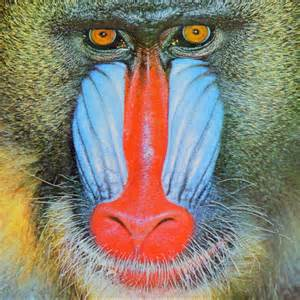
#> input picture hw1/image1.jpg, 300 x 300 px
$ jupyter execute hw0.ipynb   (shell and % lines are left out)
#> lines starting #> are read from the running program, lines starting #| are printed output that depends on the picture
# Домашнее задание 0
В этом домашнем задании мы рассмотрим основы линейной алгебры, NumPy и обработку изображений с использованием Python.

Одна из целей этого домашнего задания — научиться уверенно находить и использовать полезные библиотечные функции.
Если не указано специально, то в коде в ответах на вопросы можно эффективные известные методы, а не писать их реализацию самостоятельно.

# Введение

[cell 1]
# Imports the print function from newer versions of python
from __future__ import print_function

import random
import numpy as np
import time
from PIL import Image

from skimage import color, io

import matplotlib.pyplot as plt
# This code is to make matplotlib figures appear inline in the
# notebook rather than in a new window.
plt.rcParams['figure.figsize'] = (10.0, 8.0) # set default size of plots
plt.rcParams['image.interpolation'] = 'nearest'
plt.rcParams['image.cmap'] = 'gray'

# Вопрос 1: Линейная алгебра и NumPy

## Вопрос 1.1
Задайте указанные массивы, используя numpy. Массив $M$ как $(4, 3)$, $a$ как $(1, 3)$ вектор строку и $b$ как $(3, 1)$ вектор-столбец:

$$M = \begin{bmatrix}
1 & 2 & 3 \\
4 & 5 & 6 \\
7 & 8 & 9 \\
10 & 11 & 12 \end{bmatrix}
$$

$$a = \begin{bmatrix}
1 & 1 & 0
\end{bmatrix}
$$

$$b = \begin{bmatrix}
-1 \\ 2 \\ 5
\end{bmatrix}
$$

[cell 2]
### YOUR CODE HERE
M = np.array([[1,2,3], [4,5,6], [7,8,9], [10,11,12]])
a = np.array([[1,1,0]])
b = np.array([[-1],[2],[5]])
### END CODE HERE
print("M = \n", M)
print("The size of M is: ", M.shape)
print()
print("a = ", a)
print("The size of a is: ", a.shape)
print()
print("b = ", b)
print("The size of b is: ", b.shape)

## Вопрос 1.2
Реализуйте `dot_product()` метод для вычисления $a^Tb$. Можно обратиться к `np.dot()`

[cell 3]
def dot_product(a, b):
    """Implement dot product between the two vectors: a and b.

    Args:
        a: numpy array of shape (x, n)
        b: numpy array of shape (n, x)

    Returns:
        out: numpy array of shape (x, x) (scalar if x = 1)
    """
    out = None
    ### YOUR CODE HERE

    out = np.dot(a=a,b=b)
    # out = a@b the same
    ### END YOUR CODE
    return out

[cell 4]
# Ответ должен быть [[1]].
aDotB = dot_product(a, b)
print(aDotB)

print("The size is: ", aDotB.shape)

## Вопрос 1.3
Реализуйте метод `complicated_matrix_function()` и используйте его для вычисления $(ab)Ma^T$

ВАЖНО: Метод `complicated_matrix_function()` ожидает, что все входные данные будут двумерными массивами numpy, а не одномерными массивами. Это важное различие, поскольку двумерные массивы можно транспонировать, а одномерные — нет.

Для транспонирования двумерного массива можно использовать синтаксис `array.T`

[cell 5]
def complicated_matrix_function(M, a, b):
    """Implement (a * b) * (M * a.T).

    (optional): Use the `dot_product(a, b)` function you wrote above
    as a helper function.

    Args:
        M: numpy matrix of shape (x, n).
        a: numpy array of shape (1, n).
        b: numpy array of shape (n, 1).

    Returns:
        out: numpy matrix of shape (x, 1).
    """
    out = None
    ### YOUR CODE HERE
    # out = np.dot(a,b) * np.dot(M,a.T) the same
    out =(a@b)*(M@a.T)
    ### END YOUR CODE

    return out

[cell 6]
# Ожидаемый ответ $[[3], [9], [15], [21]]$,  shape(4, 1).
ans = complicated_matrix_function(M, a, b)
print(ans)
print()
print("The size is: ", ans.shape)

[cell 7]
M_2 = np.array(range(4)).reshape((2,2))
a_2 = np.array([[1,1]])
b_2 = np.array([[10, 10]]).T
print(M_2.shape)
print(a_2.shape)
print(b_2.shape)
print()

# Ожидаемый ответ $[[20], [100]]$, shape(2, 1).
ans = complicated_matrix_function(M_2, a_2, b_2)
print(ans)
print()
print("The size is: ", ans.shape)

## Вопрос 1.4

Реализуйте методы `eigen_decomp()` и `get_eigen_values_and_vectors()`. В этом методе выполните разложение на собственные значения следующей матрицы и верните k наибольших собственных значений и соответствующие собственные векторы (k указывается в вызовах методов ниже).

$$M = \begin{bmatrix}
1 & 2 & 3 \\
4 & 5 & 6 \\
7 & 8 & 9 \end{bmatrix}
$$

### Для информации
Разложение на собственные значения имеет конкретное практическое применение. Например, в машинном обучении для уменьшения размерности датасетов, анализа признаков и корреляций. Подробнее можно посмотреть метод PCA, SVD, и другие

[cell 8]
def eigen_decomp(M):
    """Implement eigenvalue decomposition.

    (optional): You might find the `np.linalg.eig` function useful.

    Args:
        matrix: numpy matrix of shape (m, m)

    Returns:
        w: numpy array of shape (m,) such that the column v[:,i] is the eigenvector corresponding to the eigenvalue w[i].
        v: Matrix where every column is an eigenvector.
    """
    w = None
    v = None
    ### YOUR CODE HERE
    w,v = np.linalg.eig(M)

    ### END YOUR CODE
    return w, v

[cell 9]
def get_eigen_values_and_vectors(M, k):
    """Return top k eigenvalues and eigenvectors of matrix M. By top k
    here we mean the eigenvalues with the top ABSOLUTE values (lookup
    np.argsort for a hint on how to do so.)

    (optional): Use the `eigen_decomp(M)` function you wrote above
    as a helper function

    Args:
        M: numpy matrix of shape (m, m).
        k: number of eigen values and respective vectors to return.

    Returns:
        eigenvalues: list of length k containing the top k eigenvalues
        eigenvectors: list of length k containing the top k eigenvectors
            of shape (m,)
    """
    eigenvalues = []
    eigenvectors = []
    ### YOUR CODE HERE
    w,v = eigen_decomp(M)
    ind_w_sorted = np.argsort(w)[::-1]
    eigenvalues = w[ind_w_sorted[:k]]

    eigenvectors = [v[:, i] for i in ind_w_sorted[:k]]
    ### END YOUR CODE
    return eigenvalues, eigenvectors

[cell 10]
# Let's define M.
M = np.array([[1,2,3],[4,5,6],[7,8,9]])

# Now let's grab the first eigenvalue and first eigenvector.
# You should get back a single eigenvalue and a single eigenvector.
val, vec = get_eigen_values_and_vectors(M[:,:3], 1)
print("First eigenvalue =", val[0])
print()
print("First eigenvector =", vec[0])
print()
assert len(vec) == 1

# Now, let's get the first two eigenvalues and eigenvectors.
# You should get back a list of two eigenvalues and a list of two eigenvector arrays.
val, vec = get_eigen_values_and_vectors(M[:,:3], 2)
print("Eigenvalues =", val)
print()
print("Eigenvectors =", vec)
assert len(vec) == 2

## Вопрос 1.5

В завершение данного раздела давайте реализуем вспомогательную функцию для вычисления евклидова расстояния между двумя n-мерными точками.

В двумерном случае вычисление евклидова расстояния сводится к решению теоремы Пифагора $c = \sqrt{a^2 + b^2}$:

...где, если даны две точки $(x_1, y_1)$ и $(x_2, y_2)$, $a = x_1 - x_2$ и $b = y_1 - y_2$.

В более общем случае, если даны два n-мерных вектора, евклидово расстояние можно вычислить следующим образом:

1. Выполнив поэлементное вычитание между двумя векторами, чтобы получить $n$ разностей.

2. Возведение каждого из $n$ значений разности в квадрат и суммирование квадратов.

4. Извлечение квадратного корня из суммы.

В качестве альтернативы, евклидово расстояние между $n$ векторами $u$ и $v$ можно записать как:

$
\quad\textbf{distance}(u, v) = \sqrt{\sum_{i=1}^n (u_i - v_i)^2}
$

Попробуйте реализовать эту функцию: сначала используя нативный Python с циклом `for` в функции `euclidean_distance_native()`, затем в NumPy **без каких-либо циклов** в функции `euclidean_distance_numpy()`.

[cell 11]
def euclidean_distance_native(u, v):
    """Computes the Euclidean distance between two vectors, represented as Python
    lists.

    Args:
        u (List[float]): A vector, represented as a list of floats.
        v (List[float]): A vector, represented as a list of floats.

    Returns:
        float: Euclidean distance between `u` and `v`.
    """
    # First, run some checks:
    assert isinstance(u, list)
    assert isinstance(v, list)
    assert len(u) == len(v)

    # Compute the distance!
    # Notes:
    #  1) Try breaking this problem down: first, we want to get
    #     the difference between corresponding elements in our
    #     input arrays. Then, we want to square these differences.
    #     Finally, we want to sum the squares and square root the
    #     sum.

    ### YOUR CODE HERE
    res = [0] * len(u)

    for i in range(len(u)):
        res[i] = (u[i] - v[i])**2
    res = sum(res)**0.5
    return res
    ### END YOUR CODE

[cell 12]
## Testing native Python function
assert euclidean_distance_native([7.0], [6.0]) == 1.0
assert euclidean_distance_native([7.0, 0.0], [3.0, 3.0]) == 5.0
assert euclidean_distance_native([7.0, 0.0, 0.0], [3.0, 0.0, 3.0]) == 5.0

[cell 13]
def euclidean_distance_numpy(u, v):
    """Computes the Euclidean distance between two vectors, represented as NumPy
    arrays.

    Args:
        u (np.ndarray): A vector, represented as a NumPy array.
        v (np.ndarray): A vector, represented as a NumPy array.

    Returns:
        float: Euclidean distance between `u` and `v`.
    """
    # First, run some checks:
    assert isinstance(u, np.ndarray)
    assert isinstance(v, np.ndarray)
    assert u.shape == v.shape

    # Compute the distance!
    # Note:
    #  1) You shouldn't need any loops
    #  2) Some functions you can Google that might be useful:
    #         np.sqrt(), np.sum()
    #  3) Try breaking this problem down: first, we want to get
    #     the difference between corresponding elements in our
    #     input arrays. Then, we want to square these differences.
    #     Finally, we want to sum the squares and square root the
    #     sum.

    ### YOUR CODE HERE
    res = (u - v)**2
    res = np.sum(res)**0.5
    return res
    ### END YOUR CODE

[cell 14]
## Testing NumPy function
assert euclidean_distance_numpy(
    np.array([7.0]),
    np.array([6.0])
) == 1.0
assert euclidean_distance_numpy(
    np.array([7.0, 0.0]),
    np.array([3.0, 3.0])
) == 5.0
assert euclidean_distance_numpy(
    np.array([7.0, 0.0, 0.0]),
    np.array([3.0, 0.0, 3.0])
) == 5.0

Сравним две реализации:

[cell 15]
n = 1000

a = [0.0] * n
b = [10.0] * n
a_array = np.array(a)
b_array = np.array(b)

start_time = time.time()
for i in range(10000):
    euclidean_distance_native(a, b)
print("Native:", (time.time() - start_time), "seconds")

start_time = time.time()
for i in range(10000):
    euclidean_distance_numpy(a_array, b_array)
print("NumPy:", (time.time() - start_time), "seconds")

# Часть 2: Обработка изображения

[cell 16]
image1_path = 'image1.jpg'
image2_path = 'image2.jpg'

def display(img):
    # Show image
    plt.figure(figsize = (5,5))
    plt.imshow(img)
    plt.axis('off')
    plt.show()
display(Image.open(image1_path))

## Вопрос 2.1

Реализуйте метод `load()` ниже. `load()` и `display()` будут использоваться на протяжении всего остального ноутбука.

[cell 17]
def load(image_path):
    """Loads an image from a file path.

    HINT: Look up `skimage.io.imread()` function.

    Args:
        image_path: file path to the image.

    Returns:
        out: numpy array of shape(image_height, image_width, 3).
    """
#> called with image_path = 'image1.jpg'
    out = None

    ### YOUR CODE HERE
    # Use skimage io.imread
    out = io.imread(image_path)
#> out is the input picture: shape (300, 300, 3); mean R, G, B 137.8, 129.1, 113.5
    ### END YOUR CODE

    out = out.astype(np.float64) / 255
    return out

[cell 18]
image1 = load(image1_path)

display(image1)

## Вопрос 2.2

Одна из наиболее распространенных операций, которые выполняются при работе с изображениями, — это **кадрирование**, или удаление ненужных внешних областей изображения.

Взгляните на этот код, который мы написали, чтобы обрезать все, кроме глаз нашего бабуина, сверху:

[cell 19]
display(image1[10:60, 70:230, :])
#> in display (call 3), `plt.show()`:
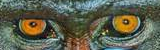
#> shown: shape (50, 160, 3) float64; mean R, G, B 0.366, 0.382, 0.31

Реализуйте метод `crop_image()`, принимая на вход индекс начальной строки, начального столбца, количество строк и столбцов, и выводя обрезанное изображение.

Затем в ячейке ниже попробуйте извлечь квадрат 100x100 из каждого угла исходного изображения `image1`: верхнего левого, верхнего правого, нижнего левого и нижнего правого углов.

[cell 20]
def crop_image(image, start_row, start_col, num_rows, num_cols):
    """Crop an image based on the specified bounds.

    Args:
        image: numpy array of shape(image_height, image_width, 3).
        start_row (int): The starting row index we want to include in our cropped image.
        start_col (int): The starting column index we want to include in our cropped image.
        num_rows (int): Number of rows in our desired cropped image.
        num_cols (int): Number of columns in our desired cropped image.

    Returns:
        out: numpy array of shape(num_rows, num_cols, 3).
    """

    out = None

    ### YOUR CODE HERE
    out = image[start_row:start_row+ num_rows, start_col:start_col+ num_cols]
    ### END YOUR CODE

    return out

[cell 21]
r, c = image1.shape[0], image1.shape[1]

top_left_corner = crop_image(image1, 0, 0, 100, 100)
#> in crop_image, `out = image[start_row:start_row+ num_rows, start_col:start_col+ num_co..`:
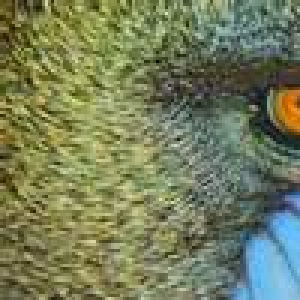
#> out: shape (100, 100, 3) float64 (shown 3 times larger); mean R, G, B 0.458, 0.493, 0.358
top_right_corner = crop_image(image1, 0, c-100, 100, 100)
#> call 2 of crop_image, with start_row = 0, start_col = 200, num_rows = 100, num_cols = 100
#> in crop_image (call 2), `out = image[start_row:start_row+ num_rows, start_col:start_col+ num_co..`:
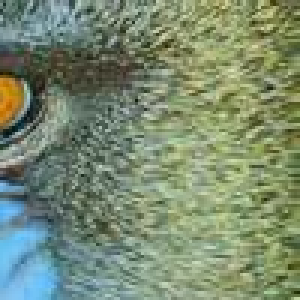
#> out: shape (100, 100, 3) float64 (shown 3 times larger); mean R, G, B 0.479, 0.545, 0.443
bottom_left_corner = crop_image(image1, r-100, 0, 100, 100)
#> call 3 of crop_image, with start_row = 200, start_col = 0, num_rows = 100, num_cols = 100
#> in crop_image (call 3), `out = image[start_row:start_row+ num_rows, start_col:start_col+ num_co..`:
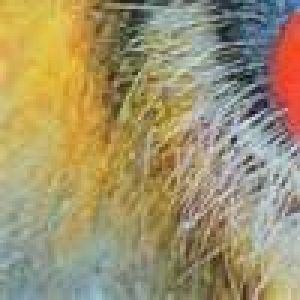
#> out: shape (100, 100, 3) float64 (shown 3 times larger); mean R, G, B 0.627, 0.576, 0.427
bottom_right_corner = crop_image(image1, r-100, c-100, 100, 100)
#> call 4 of crop_image, with start_row = 200, start_col = 200, num_rows = 100, num_cols = 100
#> in crop_image (call 4), `out = image[start_row:start_row+ num_rows, start_col:start_col+ num_co..`:
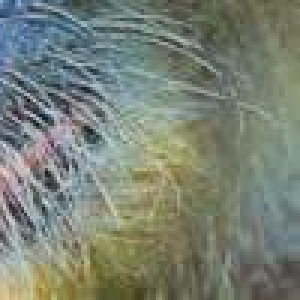
#> out: shape (100, 100, 3) float64 (shown 3 times larger); mean R, G, B 0.477, 0.508, 0.46

display(top_left_corner)
display(top_right_corner)
display(bottom_left_corner)
display(bottom_right_corner)

## Вопрос 2.3

Реализуйте метод `dim_image()`, преобразуя изображения в соответствии с формулой $x_n = 0.5*x_p^2$ для каждого пикселя, где $x_n$ — новое значение, а $x_p$ — исходное значение.

Примечание: Поскольку все значения пикселей изображения находятся в диапазоне $[0, 1]$, приведенная выше формула приведет к уменьшению значений этих пикселей и, следовательно, к затемнению изображения.

[cell 22]
image1[:2, :2, :]

[cell 23]
def dim_image(image):
    """Change the value of every pixel by following

                        x_n = 0.5*x_p^2

    where x_n is the new value and x_p is the original value.

    Args:
        image: numpy array of shape(image_height, image_width, 3).

    Returns:
        out: numpy array of shape(image_height, image_width, 3).
    """

    out = None

    ### YOUR CODE HERE
    out = 0.5*(image**2)
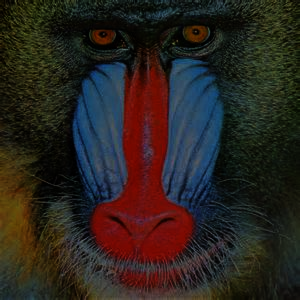
#> out: shape (300, 300, 3) float64; mean R, G, B 0.168, 0.142, 0.125

    ### END YOUR CODE

    return out

[cell 24]
new_image = dim_image(image1)
display(new_image)

## Вопрос 2.4

Давайте попробуем ещё одну часто используемую операцию: изменение размера изображения. Реализация метода ниже - это nearest neighbor interpolation (масштабирование изображения по ближайшему соседу)

В общих чертах, изменение размера изображения должно выглядеть примерно так:

1. Мы создаём (изначально пустой) выходной массив желаемого размера, `output_image`.
2. Мы перебираем каждую позицию пикселя `(i,j)` в выходном изображении.

— Для каждого выходного пикселя мы вычисляем соответствующий входной пиксель `(input_i, input_j)`.

— копируем вычисленный пиксель в нужное положение выходного изображения.
3. Мы возвращаем изменённое выходное изображение.

Мы хотим, чтобы `input_i` и `input_j` увеличивались пропорционально `i` и `j` соответственно:

— `input_i` можно вычислить как `int(i * row_scale_factor)`.

— `input_j` можно вычислить как `int(j * col_scale_factor)`.

...где `int()` — это операция Python, принимающая число с плавающей запятой и округляющая значения. округлите изображение до ближайшего целого числа, а `row_scale_factor` и `col_scale_factor` — это константы, вычисленные на основе размеров входного/выходного изображения.

Попробуйте определить, какими должны быть значения `row_scale_factor` и `col_scale_factor`, а затем реализуйте этот алгоритм в методе `resize_image()`! Затем запустите ячейки ниже, чтобы протестировать свой алгоритм изменения размера изображения!

Когда вы уменьшите размер изображения бабуина до 16x16, вы должны получить результат, который будет выглядеть примерно так:

Когда вы растянете его по горизонтали до 50x400, вы должны получить:

[cell 25]
def resize_image(input_image, output_rows, output_cols):
    """Resize an image using the nearest neighbor method.

    Args:
        input_image (np.ndarray): RGB image stored as an array, with shape
            `(input_rows, input_cols, 3)`.
        output_rows (int): Number of rows in our desired output image.
        output_cols (int): Number of columns in our desired output image.

    Returns:
        np.ndarray: Resized image, with shape `(output_rows, output_cols, 3)`.
    """
#> called with output_rows = 16, output_cols = 16
    input_rows, input_cols, channels = input_image.shape
    assert channels == 3

    # 1. Create the resized output image
    output_image = np.zeros(shape=(output_rows, output_cols, 3))

    # 2. Populate the `output_image` array using values from `input_image`
    #    > This should require two nested for loops!

    ### YOUR CODE HERE
    row_scale_factor = output_rows/input_rows
    col_scale_factor = output_cols/input_cols
    for i in range(output_rows):
        for j in range(output_cols):
            output_image[i][j] = input_image[int(i/row_scale_factor), int(j/col_scale_factor)]
    ### END YOUR CODE

    # 3. Return the output image
    return output_image

[cell 26]
display(resize_image(image1, 16, 16))
#> in display (call 9), `plt.show()`:
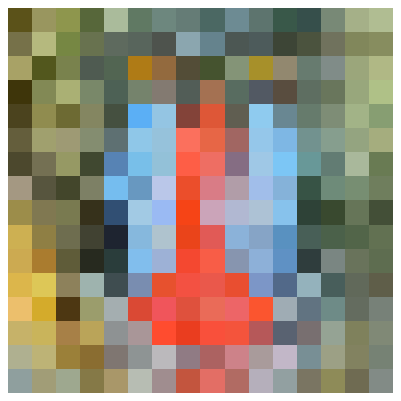
#> figure drawn by matplotlib, 1 panel

[cell 27]
display(resize_image(image1, 50, 400))
#> (the rest of the program and of its run is left out)
